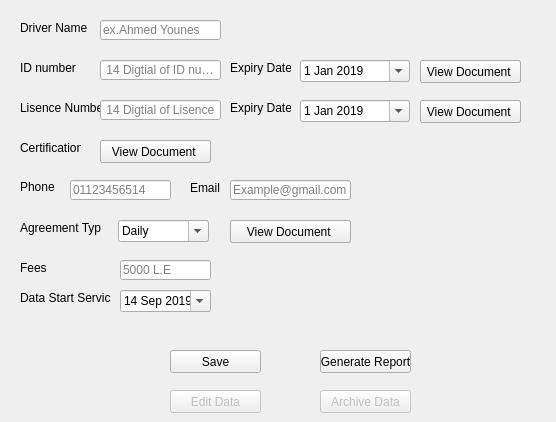
<?xml version="1.0" encoding="UTF-8"?>
<ui version="4.0">
 <class>Dialog</class>
 <widget class="QDialog" name="Dialog">
  <property name="geometry">
   <rect>
    <x>0</x>
    <y>0</y>
    <width>556</width>
    <height>422</height>
   </rect>
  </property>
  <property name="windowTitle">
   <string>Dialog</string>
  </property>
  <widget class="QLabel" name="DriverName_label">
   <property name="geometry">
    <rect>
     <x>20</x>
     <y>20</y>
     <width>71</width>
     <height>16</height>
    </rect>
   </property>
   <property name="text">
    <string>Driver Name</string>
   </property>
  </widget>
  <widget class="QLabel" name="IDnumber_label">
   <property name="geometry">
    <rect>
     <x>20</x>
     <y>60</y>
     <width>61</width>
     <height>16</height>
    </rect>
   </property>
   <property name="text">
    <string>ID number</string>
   </property>
  </widget>
  <widget class="QLabel" name="IdExpiryDateLabel">
   <property name="geometry">
    <rect>
     <x>230</x>
     <y>60</y>
     <width>61</width>
     <height>16</height>
    </rect>
   </property>
   <property name="text">
    <string>Expiry Date</string>
   </property>
  </widget>
  <widget class="QLabel" name="Certification_label">
   <property name="geometry">
    <rect>
     <x>20</x>
     <y>140</y>
     <width>61</width>
     <height>16</height>
    </rect>
   </property>
   <property name="text">
    <string>Certification</string>
   </property>
  </widget>
  <widget class="QLabel" name="PhoneLabel">
   <property name="geometry">
    <rect>
     <x>20</x>
     <y>180</y>
     <width>47</width>
     <height>13</height>
    </rect>
   </property>
   <property name="text">
    <string>Phone</string>
   </property>
  </widget>
  <widget class="QLabel" name="LisenceNumberLabel">
   <property name="geometry">
    <rect>
     <x>20</x>
     <y>100</y>
     <width>81</width>
     <height>16</height>
    </rect>
   </property>
   <property name="text">
    <string>Lisence Number</string>
   </property>
  </widget>
  <widget class="QLabel" name="LisenceExpiryDateLabel">
   <property name="geometry">
    <rect>
     <x>230</x>
     <y>100</y>
     <width>61</width>
     <height>16</height>
    </rect>
   </property>
   <property name="text">
    <string>Expiry Date</string>
   </property>
  </widget>
  <widget class="QLabel" name="AgreementType_label">
   <property name="geometry">
    <rect>
     <x>20</x>
     <y>220</y>
     <width>81</width>
     <height>16</height>
    </rect>
   </property>
   <property name="text">
    <string>Agreement Type</string>
   </property>
  </widget>
  <widget class="QLabel" name="Email_label">
   <property name="geometry">
    <rect>
     <x>190</x>
     <y>180</y>
     <width>31</width>
     <height>16</height>
    </rect>
   </property>
   <property name="text">
    <string>Email</string>
   </property>
  </widget>
  <widget class="QLabel" name="DataStartService_label">
   <property name="geometry">
    <rect>
     <x>20</x>
     <y>290</y>
     <width>91</width>
     <height>16</height>
    </rect>
   </property>
   <property name="text">
    <string>Data Start Service</string>
   </property>
  </widget>
  <widget class="QLabel" name="Fees_label">
   <property name="geometry">
    <rect>
     <x>20</x>
     <y>260</y>
     <width>61</width>
     <height>16</height>
    </rect>
   </property>
   <property name="text">
    <string>Fees</string>
   </property>
  </widget>
  <widget class="QPushButton" name="EditData_button">
   <property name="enabled">
    <bool>false</bool>
   </property>
   <property name="geometry">
    <rect>
     <x>170</x>
     <y>390</y>
     <width>91</width>
     <height>23</height>
    </rect>
   </property>
   <property name="text">
    <string>Edit Data</string>
   </property>
  </widget>
  <widget class="QPushButton" name="ArchiveData_button">
   <property name="enabled">
    <bool>false</bool>
   </property>
   <property name="geometry">
    <rect>
     <x>320</x>
     <y>390</y>
     <width>91</width>
     <height>23</height>
    </rect>
   </property>
   <property name="text">
    <string>Archive Data</string>
   </property>
  </widget>
  <widget class="QPushButton" name="UploadLisence_PushButton">
   <property name="geometry">
    <rect>
     <x>420</x>
     <y>100</y>
     <width>101</width>
     <height>23</height>
    </rect>
   </property>
   <property name="text">
    <string>Attach Document </string>
   </property>
  </widget>
  <widget class="QPushButton" name="UploadDocumentId_PushButton">
   <property name="geometry">
    <rect>
     <x>420</x>
     <y>60</y>
     <width>101</width>
     <height>23</height>
    </rect>
   </property>
   <property name="text">
    <string>Attach Document </string>
   </property>
  </widget>
  <widget class="QPushButton" name="UploadCertification_PushButton">
   <property name="geometry">
    <rect>
     <x>100</x>
     <y>140</y>
     <width>111</width>
     <height>23</height>
    </rect>
   </property>
   <property name="text">
    <string>Attach Document </string>
   </property>
  </widget>
  <widget class="QComboBox" name="AgreementType_combobox">
   <property name="geometry">
    <rect>
     <x>118</x>
     <y>220</y>
     <width>91</width>
     <height>22</height>
    </rect>
   </property>
   <property name="editable">
    <bool>true</bool>
   </property>
   <item>
    <property name="text">
     <string>Daily</string>
    </property>
   </item>
   <item>
    <property name="text">
     <string>Monthly</string>
    </property>
   </item>
   <item>
    <property name="text">
     <string>Per Shift</string>
    </property>
   </item>
   <item>
    <property name="text">
     <string>Revenue Sharing</string>
    </property>
   </item>
  </widget>
  <widget class="QPushButton" name="UploadAgreementType_PushButton">
   <property name="geometry">
    <rect>
     <x>230</x>
     <y>220</y>
     <width>121</width>
     <height>23</height>
    </rect>
   </property>
   <property name="text">
    <string>Attach Document </string>
   </property>
  </widget>
  <widget class="QLineEdit" name="DriverName_text">
   <property name="geometry">
    <rect>
     <x>100</x>
     <y>20</y>
     <width>121</width>
     <height>20</height>
    </rect>
   </property>
   <property name="placeholderText">
    <string>ex.Ahmed Younes</string>
   </property>
  </widget>
  <widget class="QLineEdit" name="IDnumber_text">
   <property name="geometry">
    <rect>
     <x>100</x>
     <y>60</y>
     <width>121</width>
     <height>20</height>
    </rect>
   </property>
   <property name="inputMethodHints">
    <set>Qt::ImhNone</set>
   </property>
   <property name="placeholderText">
    <string> 14 Digtial of ID number</string>
   </property>
  </widget>
  <widget class="QLineEdit" name="LisenceNumberText">
   <property name="geometry">
    <rect>
     <x>100</x>
     <y>100</y>
     <width>121</width>
     <height>20</height>
    </rect>
   </property>
   <property name="maxLength">
    <number>14</number>
   </property>
   <property name="placeholderText">
    <string> 14 Digtial of Lisence</string>
   </property>
  </widget>
  <widget class="QLineEdit" name="PhoneText">
   <property name="geometry">
    <rect>
     <x>70</x>
     <y>180</y>
     <width>101</width>
     <height>20</height>
    </rect>
   </property>
   <property name="placeholderText">
    <string>01123456514</string>
   </property>
  </widget>
  <widget class="QLineEdit" name="Emai_text">
   <property name="geometry">
    <rect>
     <x>230</x>
     <y>180</y>
     <width>121</width>
     <height>20</height>
    </rect>
   </property>
   <property name="placeholderText">
    <string>Example@gmail.com</string>
   </property>
  </widget>
  <widget class="QLineEdit" name="Fees_text">
   <property name="geometry">
    <rect>
     <x>120</x>
     <y>260</y>
     <width>91</width>
     <height>20</height>
    </rect>
   </property>
   <property name="placeholderText">
    <string>5000 L.E</string>
   </property>
  </widget>
  <widget class="QPushButton" name="Save_button">
   <property name="geometry">
    <rect>
     <x>170</x>
     <y>350</y>
     <width>91</width>
     <height>23</height>
    </rect>
   </property>
   <property name="text">
    <string>Save</string>
   </property>
  </widget>
  <widget class="QDateEdit" name="DriverIDExpiryDateEdit">
   <property name="geometry">
    <rect>
     <x>300</x>
     <y>60</y>
     <width>110</width>
     <height>22</height>
    </rect>
   </property>
   <property name="minimumDateTime">
    <datetime>
     <hour>0</hour>
     <minute>0</minute>
     <second>0</second>
     <year>2019</year>
     <month>1</month>
     <day>1</day>
    </datetime>
   </property>
   <property name="calendarPopup">
    <bool>true</bool>
   </property>
  </widget>
  <widget class="QDateEdit" name="LisenceNumberDateEdit">
   <property name="geometry">
    <rect>
     <x>300</x>
     <y>100</y>
     <width>110</width>
     <height>22</height>
    </rect>
   </property>
   <property name="minimumDateTime">
    <datetime>
     <hour>0</hour>
     <minute>0</minute>
     <second>0</second>
     <year>2019</year>
     <month>1</month>
     <day>1</day>
    </datetime>
   </property>
   <property name="calendarPopup">
    <bool>true</bool>
   </property>
  </widget>
  <widget class="QDateEdit" name="dateEdit_2">
   <property name="geometry">
    <rect>
     <x>120</x>
     <y>290</y>
     <width>91</width>
     <height>22</height>
    </rect>
   </property>
   <property name="minimumDate">
    <date>
     <year>2019</year>
     <month>9</month>
     <day>14</day>
    </date>
   </property>
   <property name="calendarPopup">
    <bool>true</bool>
   </property>
  </widget>
  <widget class="QPushButton" name="ViewAgreementDocument_PushButton">
   <property name="geometry">
    <rect>
     <x>230</x>
     <y>220</y>
     <width>121</width>
     <height>23</height>
    </rect>
   </property>
   <property name="text">
    <string>View Document </string>
   </property>
  </widget>
  <widget class="QPushButton" name="ViewCertification_PushButton">
   <property name="geometry">
    <rect>
     <x>100</x>
     <y>140</y>
     <width>111</width>
     <height>23</height>
    </rect>
   </property>
   <property name="text">
    <string>View Document </string>
   </property>
  </widget>
  <widget class="QPushButton" name="ViewLisence_PushButton">
   <property name="geometry">
    <rect>
     <x>420</x>
     <y>100</y>
     <width>101</width>
     <height>23</height>
    </rect>
   </property>
   <property name="text">
    <string>View Document </string>
   </property>
  </widget>
  <widget class="QPushButton" name="ViewIDDocument_PushButton">
   <property name="geometry">
    <rect>
     <x>420</x>
     <y>60</y>
     <width>101</width>
     <height>23</height>
    </rect>
   </property>
   <property name="text">
    <string>View Document </string>
   </property>
  </widget>
  <widget class="QPushButton" name="GenerateReport_PushButton">
   <property name="geometry">
    <rect>
     <x>320</x>
     <y>350</y>
     <width>91</width>
     <height>23</height>
    </rect>
   </property>
   <property name="text">
    <string>Generate Report</string>
   </property>
  </widget>
 </widget>
 <resources/>
 <connections/>
</ui>
